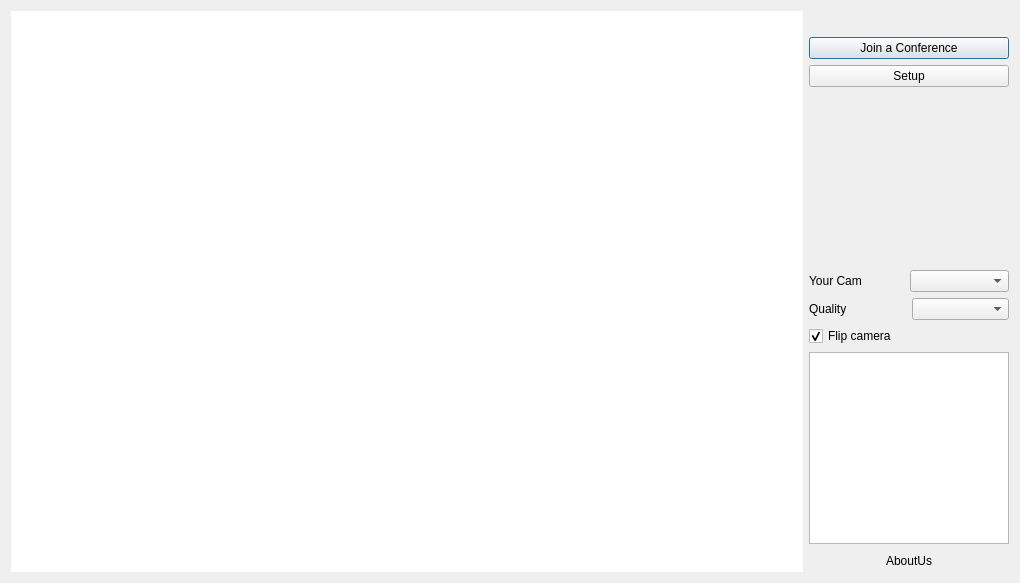
<?xml version="1.0" encoding="UTF-8"?>
<ui version="4.0">
 <class>MainWindow</class>
 <widget class="QMainWindow" name="MainWindow">
  <property name="geometry">
   <rect>
    <x>0</x>
    <y>0</y>
    <width>1020</width>
    <height>583</height>
   </rect>
  </property>
  <property name="windowTitle">
   <string>FaceCam</string>
  </property>
  <property name="autoFillBackground">
   <bool>false</bool>
  </property>
  <property name="styleSheet">
   <string notr="true"/>
  </property>
  <widget class="QWidget" name="centralWidget">
   <layout class="QGridLayout" name="gridLayout">
    <item row="2" column="0">
     <layout class="QHBoxLayout" name="horizontalLayout"/>
    </item>
    <item row="0" column="0">
     <layout class="QHBoxLayout" name="horizontalLayout_2">
      <item>
       <widget class="QGraphicsView" name="conferenceView">
        <property name="sizePolicy">
         <sizepolicy hsizetype="Expanding" vsizetype="Expanding">
          <horstretch>0</horstretch>
          <verstretch>3</verstretch>
         </sizepolicy>
        </property>
        <property name="frameShape">
         <enum>QFrame::NoFrame</enum>
        </property>
        <property name="frameShadow">
         <enum>QFrame::Plain</enum>
        </property>
        <property name="backgroundBrush">
         <brush brushstyle="NoBrush">
          <color alpha="0">
           <red>0</red>
           <green>0</green>
           <blue>0</blue>
          </color>
         </brush>
        </property>
       </widget>
      </item>
      <item>
       <layout class="QVBoxLayout" name="verticalLayout">
        <property name="sizeConstraint">
         <enum>QLayout::SetMinimumSize</enum>
        </property>
        <item>
         <widget class="QLabel" name="label_3">
          <property name="sizePolicy">
           <sizepolicy hsizetype="Minimum" vsizetype="Minimum">
            <horstretch>0</horstretch>
            <verstretch>0</verstretch>
           </sizepolicy>
          </property>
          <property name="minimumSize">
           <size>
            <width>0</width>
            <height>20</height>
           </size>
          </property>
          <property name="maximumSize">
           <size>
            <width>16777215</width>
            <height>20</height>
           </size>
          </property>
          <property name="autoFillBackground">
           <bool>false</bool>
          </property>
          <property name="styleSheet">
           <string notr="true"/>
          </property>
          <property name="text">
           <string/>
          </property>
         </widget>
        </item>
        <item>
         <widget class="QPushButton" name="startStopBtn">
          <property name="styleSheet">
           <string notr="true"/>
          </property>
          <property name="text">
           <string>Join a Conference</string>
          </property>
          <property name="icon">
           <iconset resource="../../resources.qrc">
            <normaloff>:/resources/images/video-conference.png</normaloff>:/resources/images/video-conference.png</iconset>
          </property>
          <property name="iconSize">
           <size>
            <width>32</width>
            <height>32</height>
           </size>
          </property>
          <property name="checkable">
           <bool>false</bool>
          </property>
          <property name="default">
           <bool>true</bool>
          </property>
          <property name="flat">
           <bool>false</bool>
          </property>
         </widget>
        </item>
        <item>
         <widget class="QPushButton" name="setupBtn">
          <property name="styleSheet">
           <string notr="true"/>
          </property>
          <property name="text">
           <string>Setup</string>
          </property>
          <property name="icon">
           <iconset>
            <normaloff>../../images/setup.png</normaloff>../../images/setup.png</iconset>
          </property>
          <property name="iconSize">
           <size>
            <width>32</width>
            <height>32</height>
           </size>
          </property>
         </widget>
        </item>
        <item>
         <spacer name="verticalSpacer_2">
          <property name="orientation">
           <enum>Qt::Vertical</enum>
          </property>
          <property name="sizeHint" stdset="0">
           <size>
            <width>20</width>
            <height>40</height>
           </size>
          </property>
         </spacer>
        </item>
        <item>
         <layout class="QHBoxLayout" name="horizontalLayout_3">
          <property name="spacing">
           <number>1</number>
          </property>
          <item>
           <widget class="QLabel" name="label_4">
            <property name="sizePolicy">
             <sizepolicy hsizetype="Minimum" vsizetype="Minimum">
              <horstretch>0</horstretch>
              <verstretch>0</verstretch>
             </sizepolicy>
            </property>
            <property name="text">
             <string>Your Cam</string>
            </property>
           </widget>
          </item>
          <item>
           <widget class="QComboBox" name="cameraSelector">
            <property name="sizePolicy">
             <sizepolicy hsizetype="Minimum" vsizetype="Fixed">
              <horstretch>0</horstretch>
              <verstretch>0</verstretch>
             </sizepolicy>
            </property>
           </widget>
          </item>
         </layout>
        </item>
        <item>
         <layout class="QHBoxLayout" name="horizontalLayout_4">
          <item>
           <widget class="QLabel" name="label">
            <property name="text">
             <string>Quality</string>
            </property>
           </widget>
          </item>
          <item>
           <widget class="QComboBox" name="qualitySelector"/>
          </item>
         </layout>
        </item>
        <item>
         <widget class="QCheckBox" name="flipCameraCheckBox">
          <property name="text">
           <string>Flip camera</string>
          </property>
          <property name="checked">
           <bool>true</bool>
          </property>
         </widget>
        </item>
        <item>
         <widget class="QGraphicsView" name="clientCamView">
          <property name="sizePolicy">
           <sizepolicy hsizetype="Minimum" vsizetype="Minimum">
            <horstretch>0</horstretch>
            <verstretch>0</verstretch>
           </sizepolicy>
          </property>
          <property name="minimumSize">
           <size>
            <width>100</width>
            <height>100</height>
           </size>
          </property>
          <property name="maximumSize">
           <size>
            <width>200</width>
            <height>200</height>
           </size>
          </property>
         </widget>
        </item>
        <item>
         <layout class="QHBoxLayout" name="horizontalLayout_5">
          <item>
           <widget class="QPushButton" name="infoBtn">
            <property name="text">
             <string>AboutUs</string>
            </property>
            <property name="icon">
             <iconset resource="../../resources.qrc">
              <normaloff>:/resources/images/info.png</normaloff>:/resources/images/info.png</iconset>
            </property>
            <property name="iconSize">
             <size>
              <width>32</width>
              <height>32</height>
             </size>
            </property>
            <property name="flat">
             <bool>true</bool>
            </property>
           </widget>
          </item>
         </layout>
        </item>
       </layout>
      </item>
     </layout>
    </item>
   </layout>
  </widget>
 </widget>
 <layoutdefault spacing="6" margin="11"/>
 <resources>
  <include location="../../resources.qrc"/>
 </resources>
 <connections/>
</ui>
